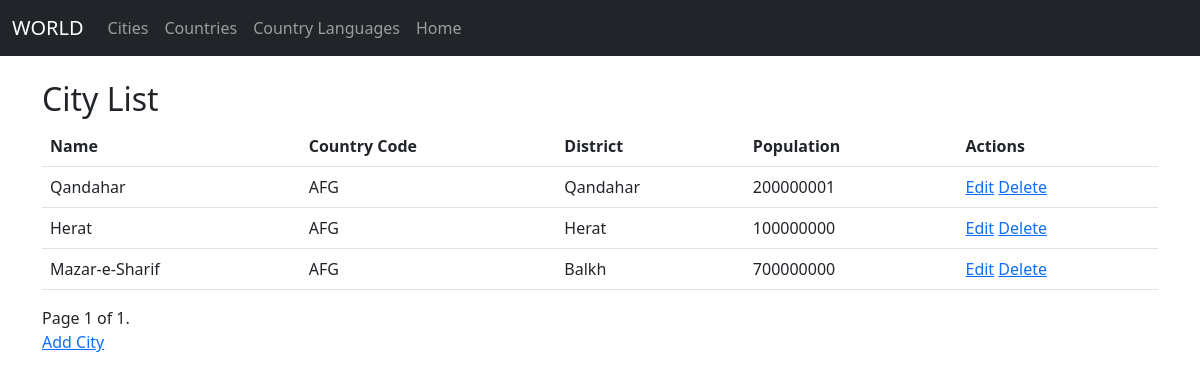
Page /myapp/cities/ on the earlier database version.
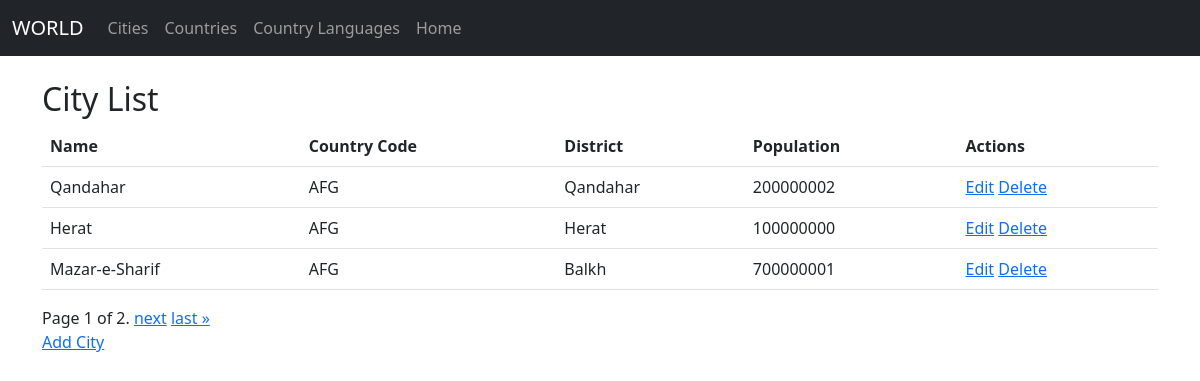
Same page on the later database version.
### myapp/models.py (models this page shows, shortened)
class BaseModel(models.Model):
    created_at = models.DateTimeField(default=timezone.now)
    updated_at = models.DateTimeField(auto_now=True)
    class Meta:
        abstract = True
        app_label = 'myapp'

class City(BaseModel):
    name = models.CharField(max_length=100)
    country_code = models.CharField(max_length=3)
    district = models.CharField(max_length=100)
    population = models.IntegerField()

### myapp/views.py (the view)
# urls.py: path('cities/', city_list, name='city_list'),
def city_list(request):
    cities = City.objects.all()
    paginator = Paginator(cities, 3)  # Show 10 cities per page
    page = request.GET.get('page')
    try:
        cities = paginator.page(page)
    except PageNotAnInteger:
        cities = paginator.page(1)
    except EmptyPage:
        cities = paginator.page(paginator.num_pages)
    return render(request, 'myapp/city_list.html', {'cities': cities})

### myapp/templates/myapp/city_list.html (shortened to what this page needs)
{% extends 'base.html' %}
{% block content %}
  <h2>City List</h2>
  <table class="table">
    <thead>
      <tr>
        <th scope="col">Name</th>
        <th scope="col">Country Code</th>
        <th scope="col">District</th>
        <th scope="col">Population</th>
        <th scope="col">Actions</th>
      </tr>
    </thead>
    <tbody>
      {% for city in cities %}
        <tr>
          <td>{{ city.name }}</td>
          <td>{{ city.country_code }}</td>
          <td>{{ city.district }}</td>
          <td>{{ city.population }}</td>
          <td>
            <a href="{% url 'city_update' city.pk %}">Edit</a>
            <a href="{% url 'city_delete' city.pk %}">Delete</a>
          </td>
        </tr>
      {% endfor %}
    </tbody>
  </table>
  <div class="pagination">
    <span class="step-links">
        <span class="current">
            Page {{ cities.number }} of {{ cities.paginator.num_pages }}.
        </span>
        {% if cities.has_next %}
            <a href="?page={{ cities.next_page_number }}">next</a>
            <a href="?page={{ cities.paginator.num_pages }}">last &raquo;</a>
        {% endif %}
    </span>
  </div>
  <a href="{% url 'city_create' %}">Add City</a>
{% endblock %}

Differences in the rows shown:
changed City "Qandahar": population "200000001" → "200000002"
changed City "Mazar-e-Sharif": population "700000000" → "700000001"
Other differences:
{{ cities.paginator.num_pages }}: "1" → "2"
text now shown: "next last »"
